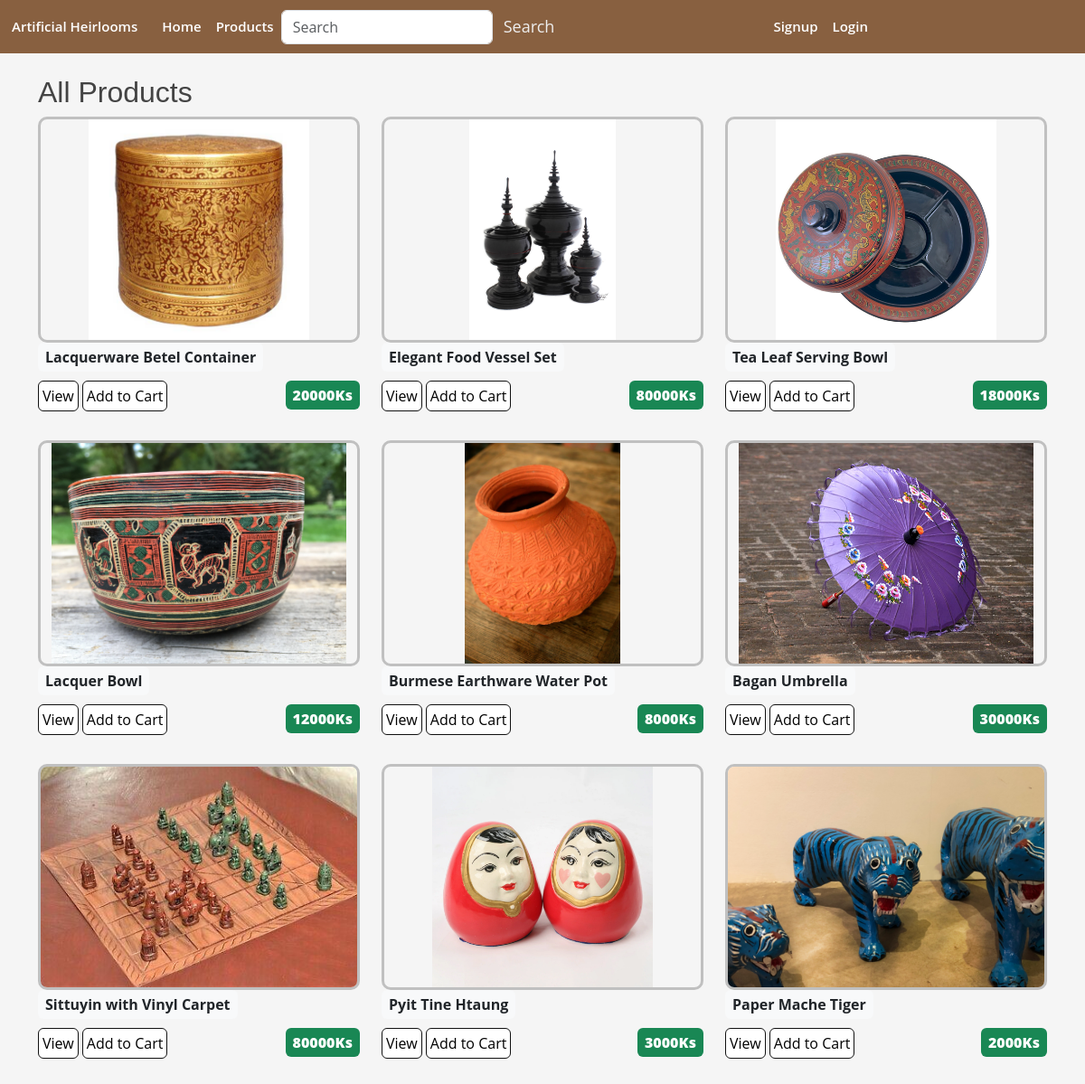
Screenshot of /products/ with the database file from the repository.
### shop/models.py (models this page shows, shortened)
class Product(models.Model):
    name = models.CharField(max_length=200, null=False)
    image = models.ImageField(upload_to='item_images/', null=True, blank=True)
    description = models.TextField(blank=True)
    price = models.DecimalField(max_digits=10, decimal_places=0)
    stock = models.PositiveIntegerField(default=0)
    @property
    def imageURL(self):
        try:
            url = self.image.url
        except:
            url = ''
        return url

### shop/views.py (the view)
# urls.py: path('products/', views.products, name = 'products'),
def products(request):
    if request.user.is_authenticated:
        customer = request.user.customer
        order, created = Order.objects.get_or_create(customer=customer, complete=False)
        items = order.orderitem_set.all()
        cartItems = order.get_cart_items
    else:
        items = []
        order = {'get_cart_total':0, 'get_cart_items':0}
        cartItems = order['get_cart_items']  # which is zero here
    products = Product.objects.all()
    context = {
        'products': products,
        'cartItems': cartItems,
        'order': order,
    }
    return render(request, 'products.html', context)  # load the item_list as context

### shop/templates/products.html (shortened to what this page needs)
{% extends "master.html" %}
{% load static %}
{% block content %}
  {% if query %}
    <h2>Search results for "{{ query }}"</h2>
    {% if products %}
        <div class="row">
            {% for product in products %}
            <div class="col-lg-4 col-md-6 col-sm-12 product-col">
              <div class="product-list-image-panel">
                <img src="{{ product.imageURL }}" alt="{{ product.name }}">
              </div>
              <div class="box-element product">
                <span class="badge bg-light text-dark p-2 fs-6"> {{ product.name }} </span>
                <hr>
                <a class="btn btn-outline-secondary" href="{% url 'product_detail' product.id %}">View</a>
                <button data-product="{{product.id}}" data-action="add" class="btn btn-outline-secondary add-btn update-cart">Add to Cart</button>
                <span class="badge bg-success p-2 fs-6" style="float: right"><strong>{{ product.price }}Ks</strong></span>
              </div>
            </div>
            {% endfor %}
        </div>
    {% else %}
        <p>No products found matching your search query.</p>
    {% endif %}
  {% else %}
  <h2>All Products</h2>
  <div class="row mb-4">
    {% for product in products %}
    <div class="col-lg-4 col-md-6 col-sm-12 product-col">
      <div class="product-list-image-panel">
        <img src="{{ product.imageURL }}" alt="{{ product.name }}">
      </div>
      <div class="box-element product">
        <span class="badge bg-light text-dark p-2 fs-6"> {{ product.name }} </span>
        <a class="btn btn-outline-secondary" href="{% url 'product_detail' product.id %}">View</a>
        <button data-product="{{product.id}}" data-action="add" class="btn btn-outline-secondary add-btn update-cart">Add to Cart</button>
        <span class="badge bg-success p-2 fs-6" style="float: right"><strong>{{ product.price }}Ks</strong></span>
      </div>
    </div>
    {% endfor %}
  </div>
  {% endif %}
{% endblock %}

### shop/static/css/custom.css (style rules this page uses)
body { font-family: "Open Sans", sans-serif; color: #444444; background-color: whitesmoke; background-size: cover; background-position: center center; background-repeat: repeat; background-attachment: fixed; }
a { color: lavender; text-decoration: none; }
h1, h2, h3, h4, h5, h6 { font-family: "Arial", "Georgia"; }
.btn-outline-secondary { background-color: white; color: black; border-color: #111; padding: 4px; }
.product-col { margin-bottom: 2rem; }
.product-list-image-panel { height: 250px; display: flex; justify-content: center; align-items: center; overflow: hidden; border-radius: 10px; border: 3px solid silver; box-sizing: border-box; }
.product-list-image-panel img { max-height: 100%; max-height: 100%; object-fit: cover; display: block; }

### rows the page displays
Product: imageURL (picture), name "Lacquerware Betel Container", price "20000"
Product: imageURL (picture), name "Elegant Food Vessel Set", price "80000"
Product: imageURL (picture), name "Tea Leaf Serving Bowl", price "18000"
Product: imageURL (picture), name "Lacquer Bowl", price "12000"
Product: imageURL (picture), name "Burmese Earthware Water Pot", price "8000"
Product: imageURL (picture), name "Bagan Umbrella", price "30000"
Product: imageURL (picture), name "Sittuyin with Vinyl Carpet", price "80000"
Product: imageURL (picture), name "Pyit Tine Htaung", price "3000"
Product: imageURL (picture), name "Paper Mache Tiger", price "2000"
